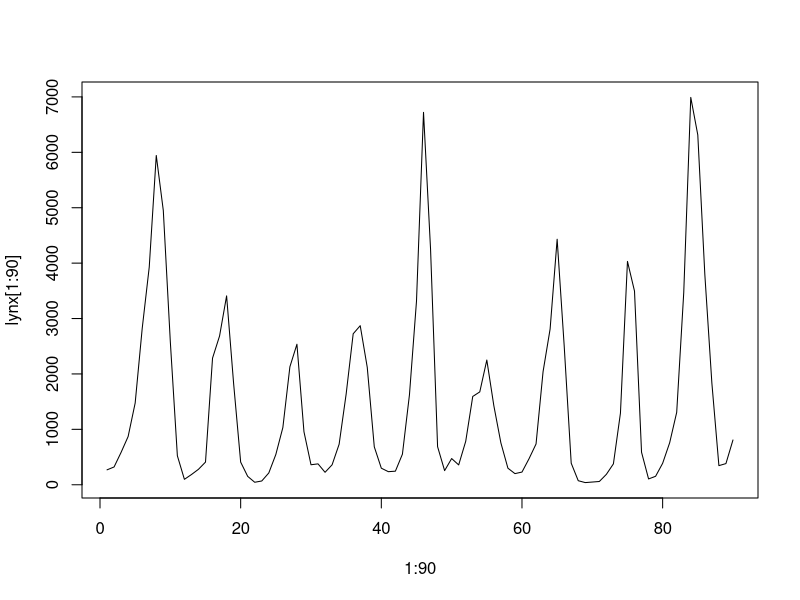
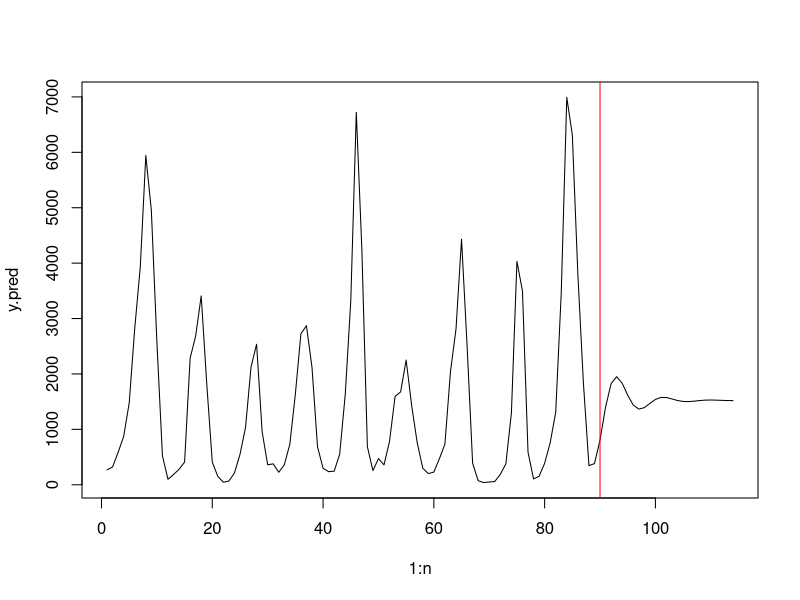
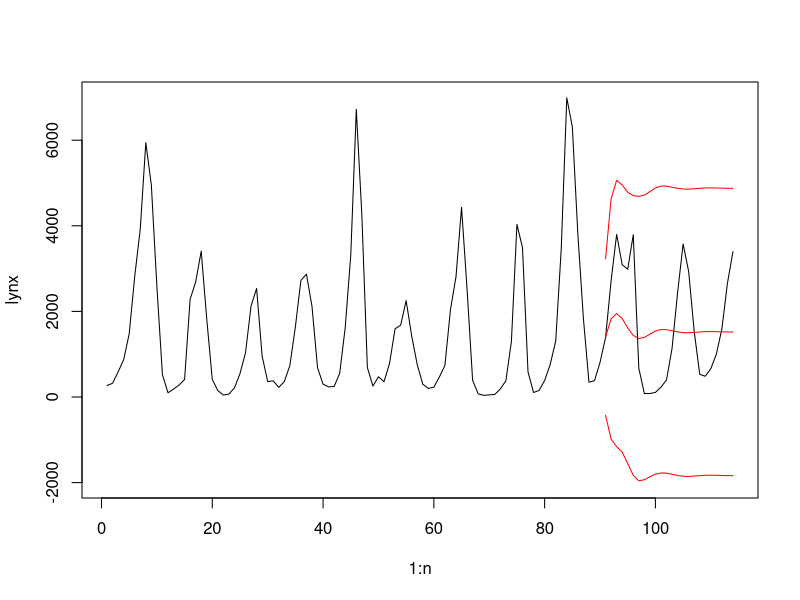
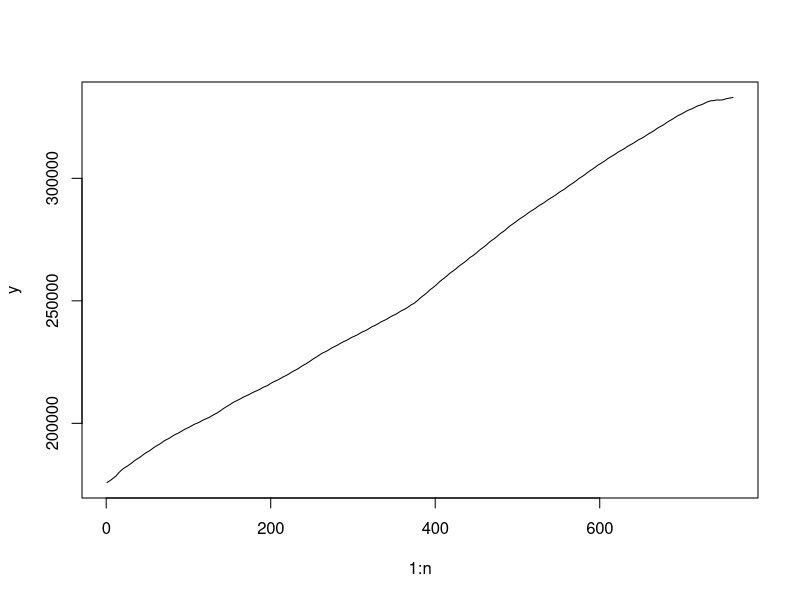
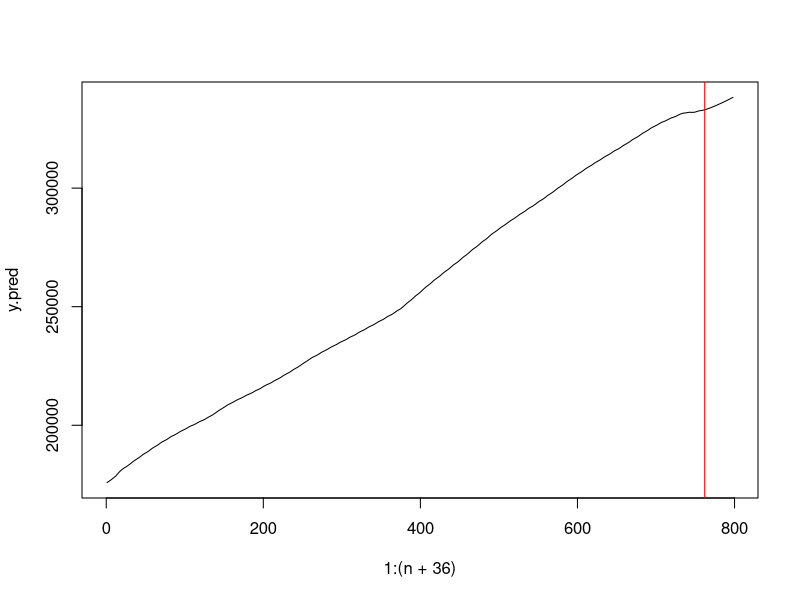
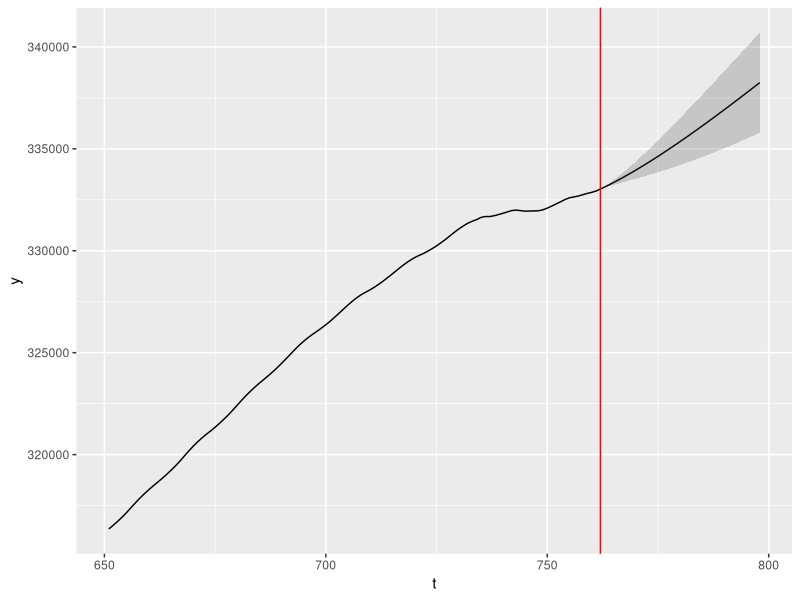
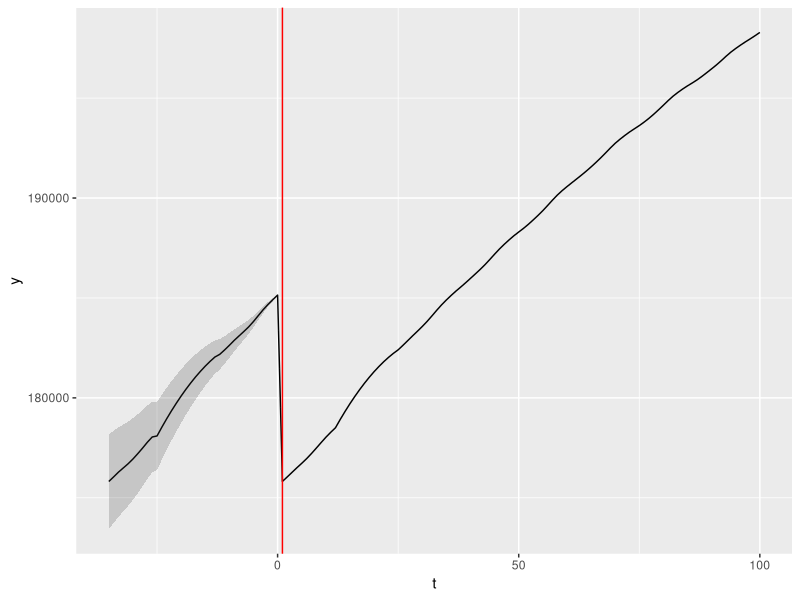
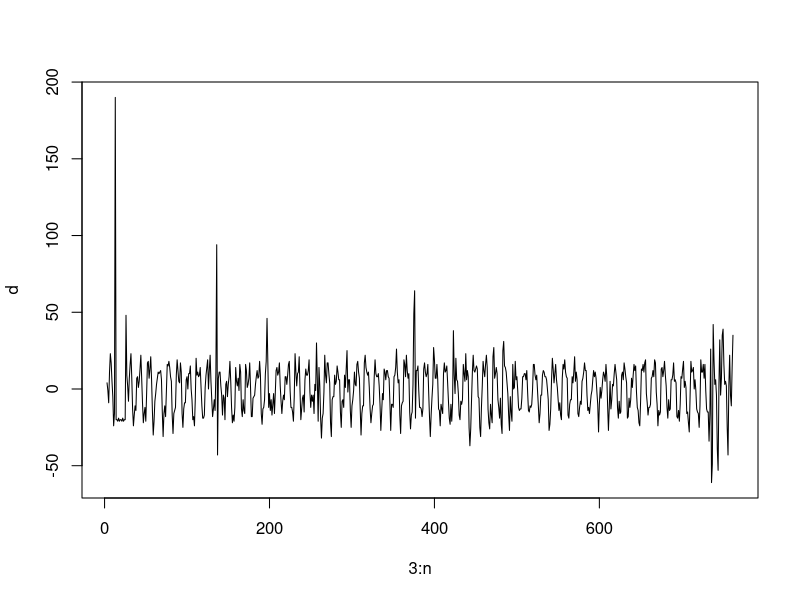

Write the R code that produced these figures, in order.
## ---- chunk 1
library(tidyverse)
set.seed(111)
## ---- chunk 2
data("lynx")
n = length(lynx) # 114
## ---- chunk 3
plot(1:90, lynx[1:90], type='l')
## ---- chunk 4
p = 2
Xmat = matrix(1, (90-p), 1)
for(j in 1:p)
{
   Xmat = cbind(Xmat, lynx[(p+1-j):(90-j)])
}
modar = lm(lynx[(p+1):90] ~ -1 + Xmat)
summary(modar)
## ---- chunk 5
modar$coefficients
## ---- chunk 6
sighat = sqrt((sum((modar$residuals)^2))/85) # 85=90-2*2-1
sighat
## ---- chunk 7
cov.mat = sighat^2 * solve(t(Xmat) %*% Xmat)
sd = sqrt(diag(cov.mat))
sd
## ---- chunk 8
for(i in 1:3) {
  a = as.numeric(modar$coefficients[i] + sd[i]*qt(p=.025, df=90-2*2-1))
  b = as.numeric(modar$coefficients[i] + sd[i]*qt(p=.975, df=90-2*2-1))
  print(c(a,b))
}
## ---- chunk 9
chi975 = qchisq(.975, df=90-5)
chi025 = qchisq(.025, df=90-5)
RSS = sum((modar$residuals)^2)
c(sqrt(RSS/chi975), sqrt(RSS/chi025))
## ---- chunk 10
phi0 = modar$coefficients[1]
phi1 = modar$coefficients[2]
phi2 = modar$coefficients[3]
root = polyroot(c(-phi2, -phi1, 1))[1]
r = Mod(root)
theta = Arg(root)
r
theta
## ---- chunk 11
c = as.numeric(phi0 / (1-phi1-phi2))
c
## ---- chunk 12
a = lynx[89] - c
b = ((lynx[90]-c)/r - a*cos(theta))/sin(theta)
a
b
## ---- chunk 13
pred = function(t) {
  t = t-89
  return( c + r^t * (a*cos(theta*t) + b*sin(theta*t)) )
}
## ---- chunk 14
y.pred = rep(-9999, n)
y.pred[1:90] = lynx[1:90]
for (k in 91:n) {
  y.pred[k] = sum(modar$coefficients * c(1, y.pred[k-1], y.pred[k-2]))
}

plot(1:n, y.pred, type='l')
abline(v=90, col='red')
#lines(89:n, sapply(89:n, pred), col='blue')
## ---- chunk 15
Gamhat = matrix(sighat^2, 1, 1) #this is the uncertainty for the first i.e., (n+1)^th prediction
vkp = matrix(modar$coefficients[2], 1, 1) #this is the estimate for phi1
for(i in 1:(n-90-1))
{
    covterm = Gamhat %*% vkp
    varterm = (sighat^2) + (t(vkp) %*% (Gamhat %*% vkp))
    Gamhat = cbind(Gamhat, covterm)
    Gamhat = rbind(Gamhat, c(t(covterm), varterm))
    
    if (i < p) {vkp = c(modar$coefficients[(i+2)], vkp)}
    if (i >= p) {vkp = c(0, vkp)}
}
## ---- chunk 16
predsd = sqrt(diag(Gamhat))
predsd
## ---- chunk 17
plot(1:n, lynx, type='l', ylim=c(-2000, 7000))
lines(91:n, y.pred[91:n], col='red')
predlower = y.pred[91:n] - 2*predsd
predupper = y.pred[91:n] + 2*predsd
lines(91:n, predlower, col='red')
lines(91:n, predupper, col='red')
## ---- chunk 18
pop = read.csv('POPTHM.csv')
y = pop$POPTHM
n = length(y)
## ---- chunk 19
plot(1:n, y, type='l')
## ---- chunk 20
Xmat = matrix(1, nrow=n-2, ncol=3)
Xmat[,2] = y[2:(n-1)]
Xmat[,3] = y[1:(n-2)]
modar = lm(y[3:n] ~ -1 + Xmat)
summary(modar)
## ---- chunk 21
modar$coefficients
## ---- chunk 22
sighat = sqrt((sum((modar$residuals)^2))/(n-2*2-1)) 
sighat
## ---- chunk 23
cov.mat = sighat^2 * solve(t(Xmat) %*% Xmat)
sd = sqrt(diag(cov.mat))
sd
## ---- chunk 24
for(i in 1:3) {
  a = as.numeric(modar$coefficients[i] + sd[i]*qt(p=.025, df=n-2*2-1))
  b = as.numeric(modar$coefficients[i] + sd[i]*qt(p=.975, df=n-2*2-1))
  print(c(a,b))
}
## ---- chunk 25
chi975 = qchisq(.975, df=n-5)
chi025 = qchisq(.025, df=n-5)
RSS = sum((modar$residuals)^2)
c(sqrt(RSS/chi975), sqrt(RSS/chi025))
## ---- chunk 26
phi0 = modar$coefficients[1]
phi1 = modar$coefficients[2]
phi2 = modar$coefficients[3]
roots = polyroot(c(-phi2, -phi1, 1)) # real roots
roots
alpha = Re(roots[1]) # convert to real numbers
beta = Re(roots[2])
## ---- chunk 27
c = as.numeric(phi0 / (1-phi1-phi2))
c
## ---- chunk 28
a = (beta*(y[n-1]-c) - (y[n]-c)) / (beta-alpha)
b = (-alpha*(y[n-1]-c) + (y[n]-c)) / (beta-alpha)
a
b
## ---- chunk 29
pred <- function(t) {
  t = t-(n-1)
  c + a*alpha^t + b*beta^t
}
## ---- chunk 30
y.pred = c(y, sapply((n+1):(n+36), pred))
plot(1:(n+36), y.pred, type='l')
abline(v=n, col='red')
#lines(89:n, sapply(89:n, pred), col='blue')
## ---- chunk 31
Gamhat = matrix(sighat^2, 1, 1) #this is the uncertainty for the first i.e., (n+1)^th prediction
vkp = matrix(modar$coefficients[2], 1, 1) #this is the estimate for phi1
for(i in 1:(36-1))
{
    covterm = Gamhat %*% vkp
    varterm = (sighat^2) + (t(vkp) %*% (Gamhat %*% vkp))
    Gamhat = cbind(Gamhat, covterm)
    Gamhat = rbind(Gamhat, c(t(covterm), varterm))
    
    # update vkp
    if (i < p) {vkp = c(modar$coefficients[(i+2)], vkp)}
    if (i >= p) {vkp = c(0, vkp)}
}
## ---- chunk 32
predsd = sqrt(diag(Gamhat))
predsd
## ---- chunk 33
pred.time = (n+1):(n+36)
pred.part = sapply(pred.time, pred)
predupper = pred.part + 2*predsd
predlower = pred.part - 2*predsd
yupper = c(y, predupper)
ylower = c(y, predlower)

start = 651 # we only plot observations after this time (inclusive)
df = data.frame(
  t = start:(n+36),
  y = y.pred[start:(n+36)],
  yupper = yupper[start:(n+36)],
  ylower = ylower[start:(n+36)]
)

ggplot(df) + 
  geom_line(aes(x=t, y=y)) +
  geom_vline(xintercept = n, color='red') + 
  geom_ribbon(aes(x=t, ymin=ylower, ymax=yupper), alpha=.2)
## ---- chunk 34
Xmat = matrix(1, nrow=n-2, ncol=3)
Xmat[,2] = y[2:(n-1)]
Xmat[,3] = y[3:n]
modar.back = lm(y[1:(n-2)] ~ -1 + Xmat)
summary(modar.back)
## ---- chunk 35
modar$coefficients
## ---- chunk 36
modar.back$coefficients
## ---- chunk 37
alph0 = modar.back$coefficients[1]
alph1 = modar.back$coefficients[2]
alph2 = modar.back$coefficients[3]

-alph0/alph2
-alph1/alph2
1/alph2
## ---- chunk 38
y.full = c(rep(-9999,36), y) # y prepended with the 36 backward predictions
k = 36
while(k>0) {
  y.full[k] = sum(modar.back$coefficients * c(1, y.pred[k+1], y.pred[k+2]))
  k = k-1
}

sighat = sqrt((sum((modar.back$residuals)^2))/(n-2*2-1)) #note: we use modar.back here
Gamhat = matrix(sighat^2, 1, 1)
vkp = matrix(modar.back$coefficients[2], 1, 1) #note: we use modar.back here
for(i in 1:(36-1))
{
    covterm = Gamhat %*% vkp
    varterm = (sighat^2) + (t(vkp) %*% (Gamhat %*% vkp))
    Gamhat = cbind(Gamhat, covterm)
    Gamhat = rbind(Gamhat, c(t(covterm), varterm))
    
    # update vkp
    if (i < p) {vkp = c(modar.back$coefficients[(i+2)], vkp)}
    if (i >= p) {vkp = c(0, vkp)}
}
predsd = sqrt(diag(Gamhat))
predsd = rev(predsd) # reverse order because the prediction goes backwards
predsd
## ---- chunk 39
yupper = y.full + c(2*predsd, rep(0, n))
ylower = y.full - c(2*predsd, rep(0, n))
end = 100 # we only plot observations before this time
df = data.frame(
  t = (-35):end,
  y = y.full[1:(36+end)],
  yupper = yupper[1:(36+end)],
  ylower = ylower[1:(36+end)]
)

ggplot(df) + 
  geom_line(aes(x=t, y=y)) +
  geom_vline(xintercept = 1, color='red') + 
  geom_ribbon(aes(x=t, ymin=ylower, ymax=yupper), alpha=.2)
## ---- chunk 40
y = pop$POPTHM
n = length(y)
## ---- chunk 41
ar3 = arima(y, order=c(3,0,0))
ar3
## ---- chunk 42
ar3$coef
## ---- chunk 43
diff = rep(0, n) # twice difference of the time series
for (i in 3:n) {
  diff[i] = y[i] - 2*y[i-1] + y[i-2]
}
d = diff[3:n]
ar.d = arima(d, order=c(1,0,0))
ar.d
## ---- chunk 44
plot(3:n, d, type='l')

## ---- chunk 45
alpha0 = as.numeric(ar.d$coef['intercept'])
alpha1 = as.numeric(ar.d$coef['ar1'])
## ---- chunk 46
alpha0
alpha1 + 2 # close to phi1
-1-2*alpha1 # close to phi2
alpha1 # close to phi3
## ---- chunk 47
ar3$coef
## ---- chunk 48
# discard this
phi0 = ar3$coef['intercept'] %>% as.numeric()
phi1 = ar3$coef[1] %>% as.numeric()
phi2 = ar3$coef[2] %>% as.numeric()
phi3 = ar3$coef[3] %>% as.numeric()
## ---- chunk 49
k = 60
y.full = c(y, rep(-9999, k))
for (t in (n+1):(n+k)) {
  y.full[t] = sum(as.numeric(ar3$coef) * c(y.full[t-1], y.full[t-2], y.full[t-3], 1))
}
plot(1:(n+k), y.full)
## ---- chunk 50
linmod = lm(y ~ 1 + c(1:n))
#r = linmod$residuals

## ---- chunk 51
diff.full = c(diff, rep(-9999, k))
for (t in (n+1):(n+k)) {
  diff.full[t] = sum(as.numeric(ar.d$coef) * c(diff.full[t-1], 1))
}
plot(1:(n+k), diff.full, type='l')
abline(v=n, col='red')
## ---- chunk 52
alc = read.csv('alc.csv')
colnames(alc)[2] = 'y'
## ---- chunk 53
n.test = 48
n.train = nrow(alc) - n.test
y.train = alc$y[1:n.train]
y.test = alc$y[(n.train+1):nrow(alc)]
## ---- chunk 54
mse = rep(-1, 24)
for (p in 1:24) {
  Xmat = matrix(1, n.train-p, p+1)
  for(j in 1:p) {
     Xmat[, (j+1)] = y.train[(p+1-j):(n.train-j)]
  }
  linmod = lm(y.train[(p+1):n.train] ~ -1 + Xmat)
  
  y.pred = c(y.train, rep(-9999, n.test))
  for (t in (n.train+1):nrow(alc)) {
    y.pred[t] = sum(c(1, y.pred[(t-1):(t-p)]) * linmod$coefficients)
  }
  
  y.pred = y.pred[(n.train+1):nrow(alc)]
  mse[p] = mean((y.pred - y.test)^2)
}
## ---- chunk 55
plot(1:24, mse, type='l')
plot(12:24, mse[12:24], type='l')
## ---- chunk 56
p = 15
Xmat = matrix(1, n.train-p, p+1)
for(j in 1:p)
{
   Xmat[, (j+1)] = y.train[(p+1-j):(n.train-j)]
}
linmod = lm(y.train[(p+1):n.train] ~ -1 + Xmat)

y.pred = c(y.train, rep(-9999, n.test))
for (t in (n.train+1):nrow(alc)) {
  y.pred[t] = sum(c(1, y.pred[(t-1):(t-p)]) * linmod$coefficients)
}
pred.time = (n.train+1):nrow(alc)
y.pred = y.pred[pred.time]
plot(pred.time, y.test, type='l') # actual data
lines(pred.time, y.pred, col='red')
## ---- chunk 57
#p = 12
#ar = arima(y.train, order=c(p,0,0), method = 'ML') # why is this much slower than simply using linear regression? also, for large p, this gives errors.
#y.pred = c(y.train, rep(-9999, n.test))
#for (t in (n.train+1):nrow(alc)) {
#  y.pred[t] = sum(c(y.pred[(t-1):(t-p)], 1) * ar$coef)
#}
#plot(1:nrow(alc), y.pred, type='l', col='red')
#lines(1:nrow(alc), alc$y)
